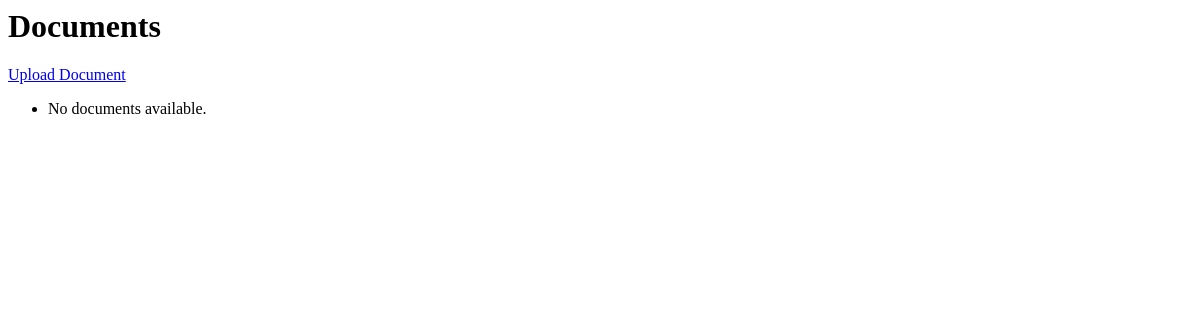
Before: / with the older database file.
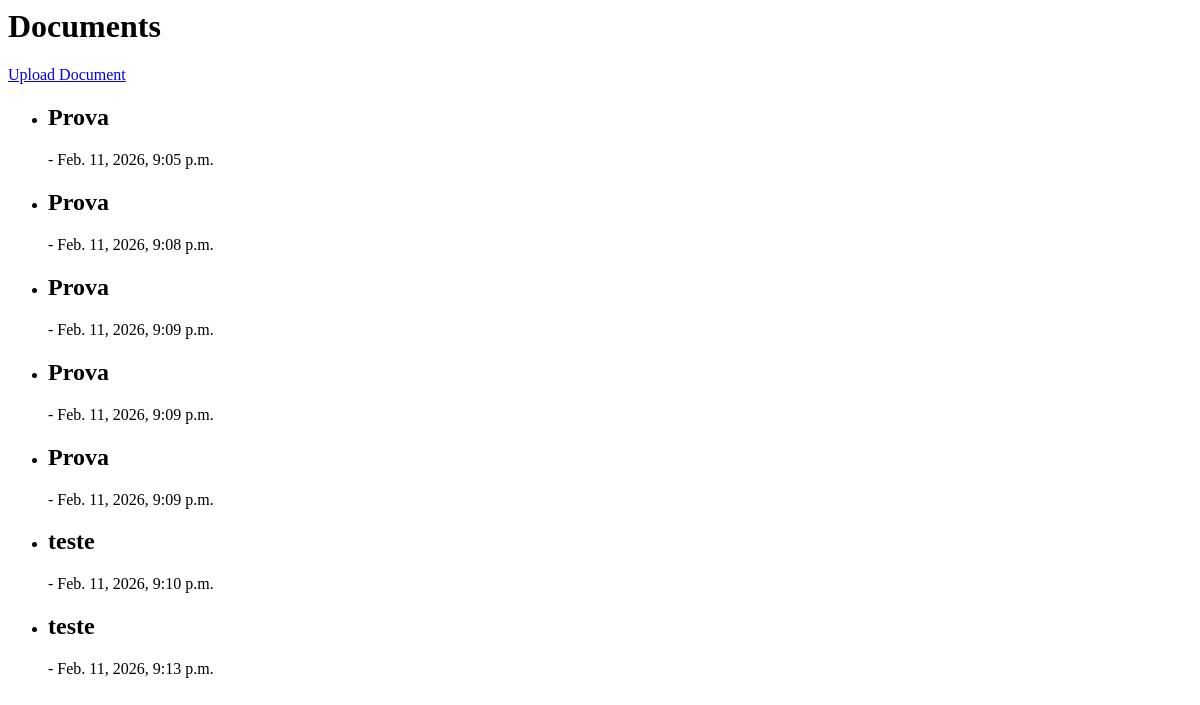
After: the same page with the newer database file.
### documents/models.py (models this page shows, shortened)
class Document(models.Model):
    title = models.CharField(max_length=255)
    description = models.TextField(blank=True)
    file = models.FileField(upload_to='documents/')
    uploaded_at = models.DateTimeField(auto_now_add=True)

### documents/views.py (the view)
# urls.py: path('', views.documents_list, name='documents_list'),
def documents_list(request):
    documents = Document.objects.all()
    return render(request, 'documents/documents_list.html', {'documents': documents})

### documents/templates/documents/documents_list.html
<h1>Documents</h1>
<a href="{% url 'documents_upload' %}">Upload Document</a>
<ul>
    {% for document in documents %}
        <li>
            <h2>{{ document.title }}</h2> - {{ document.uploaded_at }}
        </li>
        {% empty %}
            <li>No documents available.</li>
    {% endfor %}
</ul>

Changed rows visible on the page:
added Document: title "Prova", uploaded_at "Feb. 11, 2026, 9:05 p.m."
added Document: title "Prova", uploaded_at "Feb. 11, 2026, 9:08 p.m."
added Document: title "Prova", uploaded_at "Feb. 11, 2026, 9:09 p.m."
added Document: title "Prova", uploaded_at "Feb. 11, 2026, 9:09 p.m."
added Document: title "Prova", uploaded_at "Feb. 11, 2026, 9:09 p.m."
added Document: title "teste", uploaded_at "Feb. 11, 2026, 9:10 p.m."
added Document: title "teste", uploaded_at "Feb. 11, 2026, 9:13 p.m."
Other visible differences:
text no longer shown: "No documents available."
